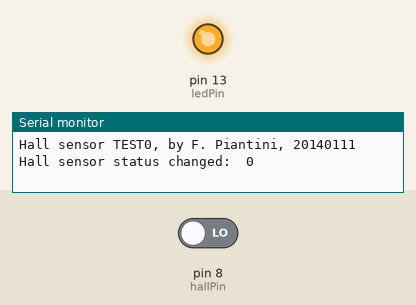
Simulated run of this sketch. Board: Arduino Uno, built with avr-gcc and run on an emulated ATmega328P. On the bench: output pins drawn as LEDs (lit = HIGH), the last lines printed to the serial monitor. Inputs (shaded band) come from the test bench; at power-on: pin 8 (hallPin) LOW.

Above: at 1.2 s.
1.3 s: pin 8 (hallPin) driven HIGH
At 1.8 s:
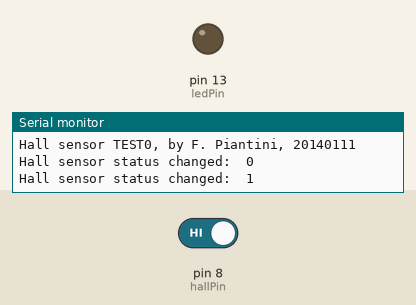
2.8 s: pin 8 (hallPin) driven LOW
At 4.2 s:
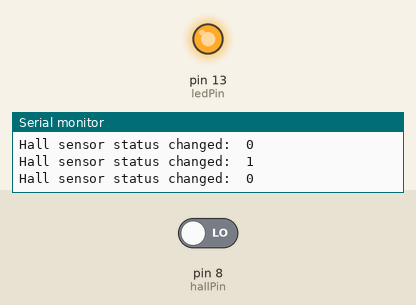
Timing chart, 0 to 5.8 s (numbered marks = the images above; inputs shaded):
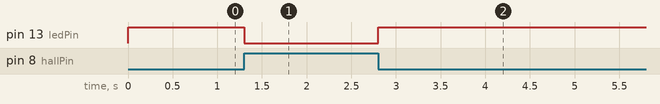

The sketch:

test_hall0.ino
```cpp
/*
 Hall Effect Switch - TEST 1

 Turns on and off a light emitting diode(LED) connected to digital
 pin 13, when one of two Hall Effect Sensor attached to input pins
 is triggered by a magnet. The complete sensors status is written
 to the serial console.

 Hall effect sensor used is the A1120EUA from Allegro Microsystems

 This example code is written starting by the following tutorial:
 http://www.hobbytronics.co.uk/arduino-tutorial8-hall-effect

 and it is in the public domain:
 http://www.fpiantini.it/

*/

// **********************************************************
// CONSTANTS --------------------------------

// input used as hall sensor inputs
const int vccPin = 7;
const int hallPin = 8;

// output used to drive led
const int ledPin =  13;

// VARIABLES --------------------------------
// hall sensors state
int hallState;
int newHallState;

// **********************************************************

// * * * * * * * * * * * * * * * * * * * * * * * * *
void setup() {

  // initialize serial console and print banner
  Serial.begin(9600); // This sets up a serial connection, 9.6 kbts/s.
  Serial.println("Hall sensor TEST0, by F. Piantini, 20140111");

  // initialize the LED pin as an output and turns it off
  pinMode(ledPin, OUTPUT);
  digitalWrite(ledPin, LOW);

  //pinMode(vccPin, OUTPUT);
  //digitalWrite(vccPin, LOW);
  pinMode(vccPin, INPUT);

  // initialize the hall effect sensor pins as inputs
  // and initialize status
  pinMode(hallPin, INPUT);
  hallState = -1;
  newHallState = LOW;

}

// * * * * * * * * * * * * * * * * * * * * * * * * *
void loop() {
  int statChanged = false;
  int hall_active = false;

  // update the state of the hall effect sensors

  //digitalWrite(vccPin, HIGH);
  //delay(1);
  newHallState = digitalRead(hallPin);
  //digitalWrite(vccPin, LOW);
  //delay(1);

  if (newHallState != hallState) {
    hallState = newHallState;
    statChanged = true;
  }
  if (hallState == LOW)
    hall_active = true;

  if (statChanged == true) {
    updateLed(hall_active);
    printStatus();
  }
}

// * * * * * * * * * * * * * * * * * * * * * * * * *
void printStatus() {
  Serial.print("Hall sensor status changed:  ");
  Serial.print(hallState);
  Serial.print("\n");
}


// * * * * * * * * * * * * * * * * * * * * * * * * *
void updateLed(int oneActive) {
  if (oneActive == true) {
    // turn LED on:
    digitalWrite(ledPin, HIGH);
  }
  else {
    // turn LED off:
    digitalWrite(ledPin, LOW);
  }
}
```

Measured:
- after the input at 1.3 s, pin 13 (ledPin): HIGH → LOW at once
- after the input at 2.8 s, pin 13 (ledPin): LOW → HIGH at once
